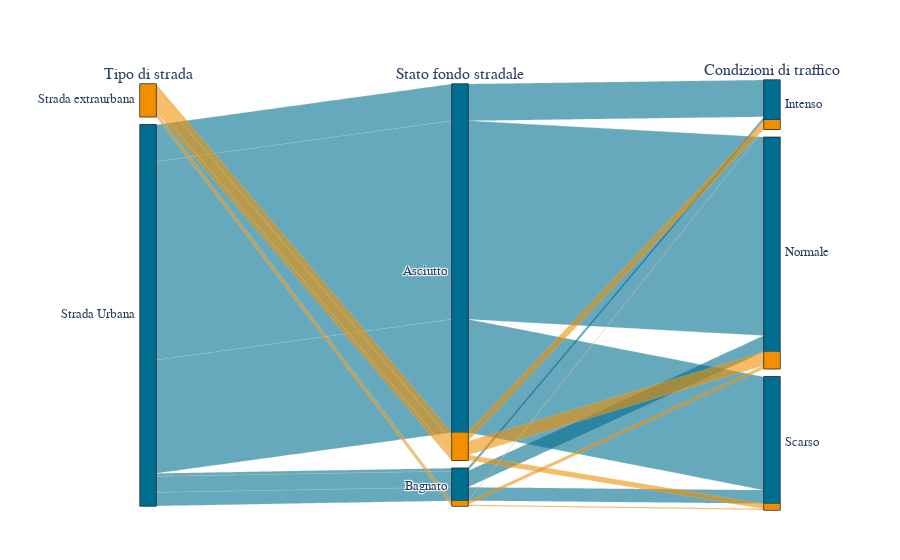

The notebook cell this image was saved under:
### Code cell
# Create dimensions
dim1 = go.parcats.Dimension(
    values=df_cars_jak['Stato fondo stradale'],
    label="Stato fondo stradale",
    #categoryorder='category descending'
)

dim2 = go.parcats.Dimension(
    values=df_cars_jak['Tipo di strada'], 
    label="Tipo di strada",
)

dim3 = go.parcats.Dimension(
    values=df_cars_jak['Condizioni traffico'],
    label='Condizioni di traffico',
    categoryorder='array',
    categoryarray=['Intenso', 'Normale', 'Scarso']
)

# Create parcats trace
color = df_cars_jak['Tipo di strada'].map(mapping);
colorscale = [[0, '#006E90'], [1, '#F18F01']];

fig = go.Figure(
    data = [go.Parcats(dimensions=[dim2, dim1, dim3],
        line={'color': color, 'colorscale': colorscale},
        hoveron='color', hoverinfo='count',
        labelfont={'size': 16, 'family': 'Arial',},
        tickfont={'size': 13, 'family': 'Arial'},
        arrangement='freeform')],
    )


fig.update_layout(
    autosize=False,
    margin=dict(l=100, r=80, t=80, b=50),
)

fig.update_yaxes(automargin='left+top')


fig.show()

### Figure 1 — Plotly figure (JSON) as saved in the notebook; plotly's stock layout.template omitted (floating-point values rounded to 4 significant figures; data arrays with more than 128 entries replaced by an {"elided": "..."} marker saying what was removed)
{"data": [{"arrangement": "freeform", "dimensions": [{"label": "Tipo di strada", "values": {"elided": "3414 str values"}}, {"label": "Stato fondo stradale", "values": {"elided": "3414 str values"}}, {"categoryarray": ["Intenso", "Normale", "Scarso"], "categoryorder": "array", "label": "Condizioni di traffico", "values": {"elided": "3414 str values"}}], "hoverinfo": "count", "hoveron": "color", "labelfont": {"family": "Arial", "size": 16}, "line": {"color": {"elided": "3414 int values"}, "colorscale": [[0, "#006E90"], [1, "#F18F01"]]}, "tickfont": {"family": "Arial", "size": 13}, "type": "parcats"}], "layout": {"autosize": false, "margin": {"b": 50, "l": 100, "r": 80, "t": 80}, "yaxis": {"automargin": "left+top"}}}
